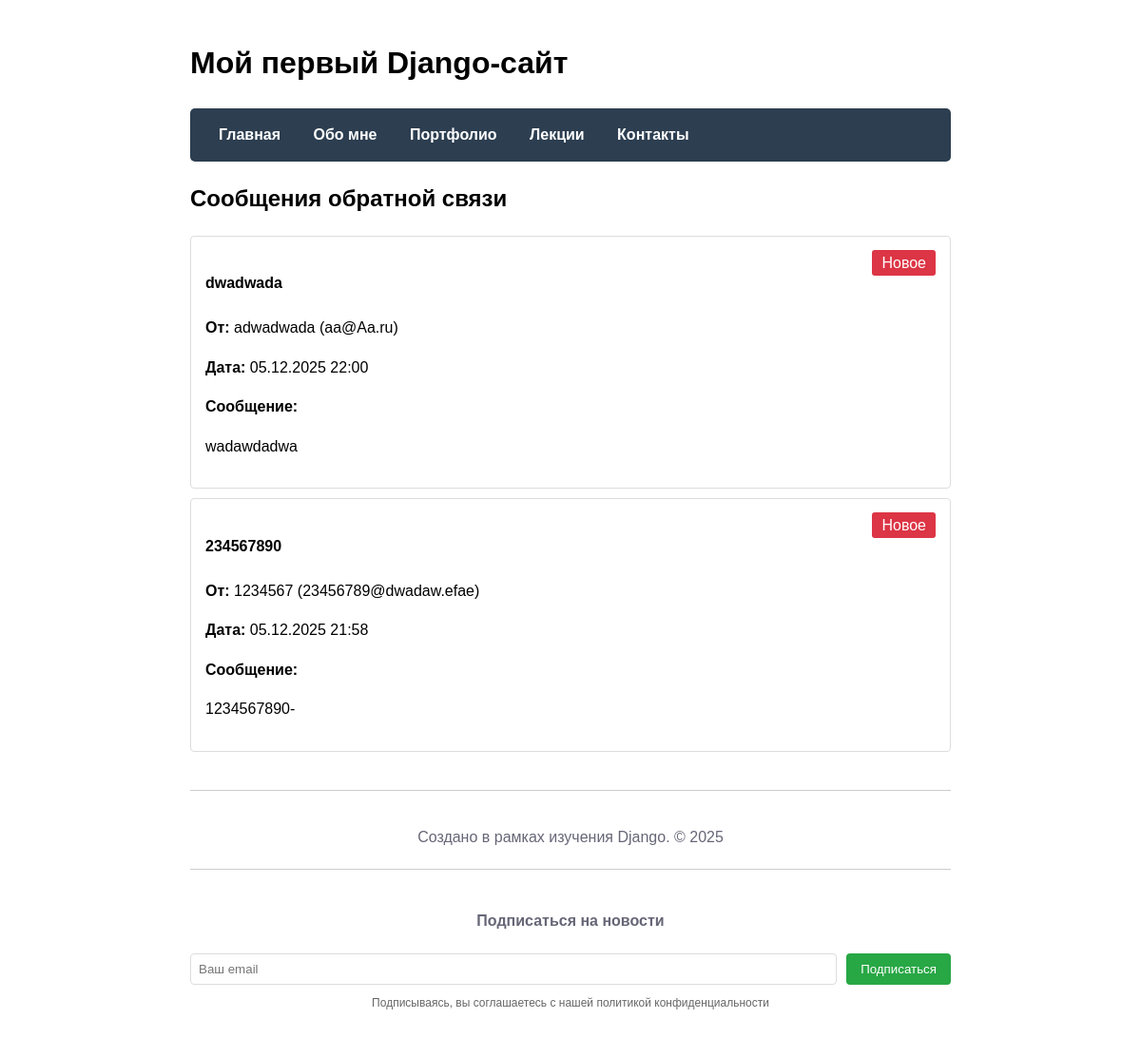
Screenshot of /feedback/ (signed in) with the database file from the repository.
### main/models.py (models this page shows, shortened)
class Feedback(models.Model):
    name = models.CharField(max_length=100, verbose_name='Имя')
    email = models.EmailField(verbose_name='Email')
    subject = models.CharField(max_length=200, verbose_name='Тема сообщения')
    message = models.TextField(verbose_name='Сообщение')
    created_at = models.DateTimeField(auto_now_add=True, verbose_name='Дата отправки')
    is_processed = models.BooleanField(default=False, verbose_name='Обработано')
    class Meta:
        verbose_name = 'Обратная связь'
        verbose_name_plural = 'Обратные связи'
        ordering = ['-created_at']

### main/views.py (the view)
def feedback_list(request):
    if not request.user.is_staff:
        return redirect('home')
    feedbacks = Feedback.objects.all()
    context = {
        'title': 'Сообщения обратной связи',
        'feedbacks': feedbacks
    }
    return render(request, 'main/feedback_list.html', context)

### main/templates/main/feedback_list.html
{% extends 'main/layout.html' %}
{% block content %}
<div class="feedback-list">
    <h2>{{ title }}</h2>
    {% if feedbacks %}
        {% for feedback in feedbacks %}
        <div class="feedback-item" style="border: 1px solid #ddd; padding: 15px; margin: 10px 0; border-radius: 4px;">
            <div style="display: flex; justify-content: space-between; align-items: start;">
                <div style="flex: 1;">
                    <h4>{{ feedback.subject }}</h4>
                    <p><strong>От:</strong> {{ feedback.name }} ({{ feedback.email }})</p>
                    <p><strong>Дата:</strong> {{ feedback.created_at|date:"d.m.Y H:i" }}</p>
                    <p><strong>Сообщение:</strong></p>
                    <p>{{ feedback.message }}</p>
                </div>
                <div style="margin-left: 20px;">
                    {% if feedback.is_processed %}
                    <span style="background: #28a745; color: white; padding: 5px 10px; border-radius: 3px;">Обработано</span>
                    {% else %}
                    <span style="background: #dc3545; color: white; padding: 5px 10px; border-radius: 3px;">Новое</span>
                    {% endif %}
                </div>
            </div>
        </div>
        {% endfor %}
    {% else %}
        <p>Сообщений пока нет.</p>
    {% endif %}
</div>
{% endblock %}

### main/templates/main/layout.html (style rules this page uses)
body { font-family: Arial, sans-serif; max-width: 800px; margin: 0 auto; padding: 20px; line-height: 1.6; }

### rows the page displays
Feedback: subject "dwadwada", name "adwadwada", email "aa@Aa.ru", created_at "05.12.2025 22:00", message "wadawdadwa", is_processed "Новое"
Feedback: subject "234567890", name "1234567", email "23456789@dwadaw.efae", created_at "05.12.2025 21:58", message "1234567890-", is_processed "Новое"

### other values shown
{{ title }} "Сообщения обратной связи"
